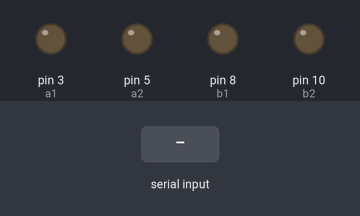
A sketch run on a simulated Arduino Uno, built with avr-gcc and run on an emulated ATmega328P. Shown: output pins drawn as LEDs (lit = HIGH). The inputs (shaded band) are chosen by the test bench.

Above: at 1.2 s.
1.3 s: "1" received over Serial
At 2.4 s:
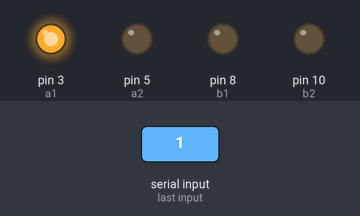
2.8 s: "2" received over Serial
At 3.5 s:
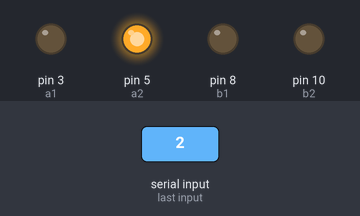
4.3 s: "4" received over Serial
At 4.6 s:
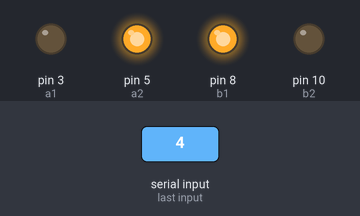
5.8 s: "0" received over Serial
At 7.0 s:
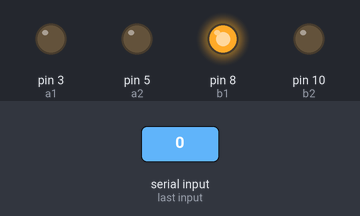
7.3 s: "5" received over Serial
At 8.1 s:
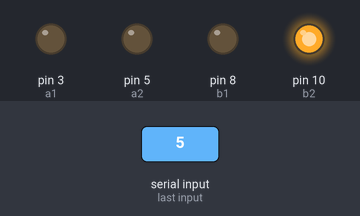
8.8 s: "3" received over Serial
At 9.3 s:
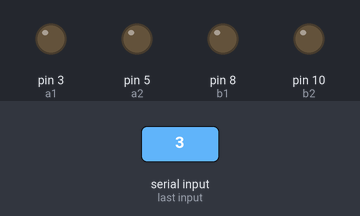
Timing chart, 0 to 11.3 s (numbered marks = the images above; inputs shaded):
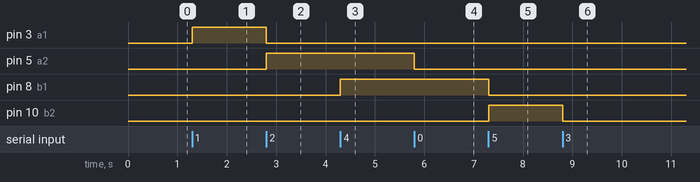

Measured:
- after the input at 1.3 s, pin 3 (a1): LOW → HIGH at once
- after the input at 2.8 s, pin 3 (a1): HIGH → LOW at once; pin 5 (a2): LOW → HIGH at once
- after the input at 4.3 s, pin 8 (b1): LOW → HIGH at once
- after the input at 5.8 s, pin 5 (a2): HIGH → LOW at once
- after the input at 7.3 s, pin 8 (b1): HIGH → LOW at once; pin 10 (b2): LOW → HIGH at once
- after the input at 8.8 s, pin 10 (b2): HIGH → LOW at once

The sketch:

ma_hine.ino
```cpp
int val;
int a1 = 3, a2 = 5, b1 = 8, b2 = 10;

void setup() {
  Serial.begin(9600);
  pinMode(a1, OUTPUT);
  pinMode(a2, OUTPUT);
  pinMode(b1, OUTPUT);
  pinMode(b2, OUTPUT);
}

void loop() {
  if(Serial.available())
  {
    val = Serial.read();
    if(val == '0'){
      remove0();
    }
    if(val == '1'){
      straight();
    }
    if(val == '2'){
      backword();
    }
    if(val == '3'){
      remove1();
    }
    if(val == '4'){
      left();
    }
    if(val == '5'){
      right();
    }
  }
}

void straight(){
  digitalWrite(a1, HIGH);
  digitalWrite(a2, LOW);
}

void backword(){
  digitalWrite(a1, LOW);
  digitalWrite(a2, HIGH);
}

void remove0(){
  digitalWrite(a1, LOW);
  digitalWrite(a2, LOW);
}

void right(){
  digitalWrite(b1, LOW);
  digitalWrite(b2, HIGH);
}

void left(){
  digitalWrite(b1, HIGH);
  digitalWrite(b2, LOW);
}

void remove1(){
  digitalWrite(b1, LOW);
  digitalWrite(b2, LOW);
}
```
